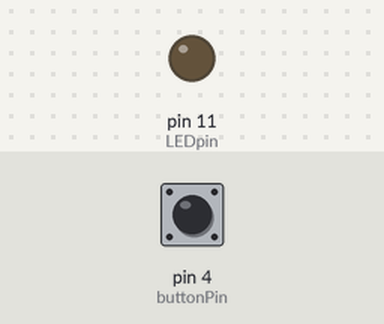
Simulated run of this sketch. Board: Arduino Uno, built with avr-gcc and run on an emulated ATmega328P. Shown: output pins drawn as LEDs (lit = HIGH). Inputs (shaded band) come from the test bench; at power-on: pin 4 (buttonPin) HIGH.

Above: at 1.2 s.
1.3 s: pin 4 (buttonPin) pulled LOW for 0.15 s
At 2.0 s:
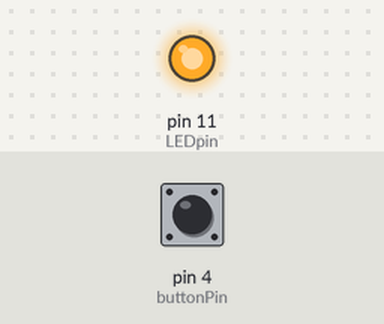
2.9 s: pin 4 (buttonPin) pulled LOW for 1 s
At 4.5 s:
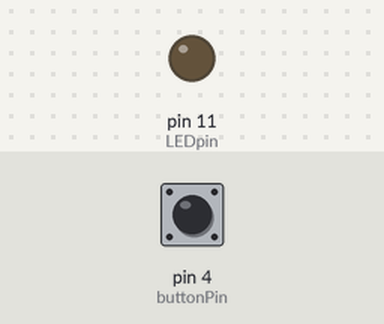
5.4 s: pin 4 (buttonPin) pulled LOW for 3.2 s
At 9.3 s:
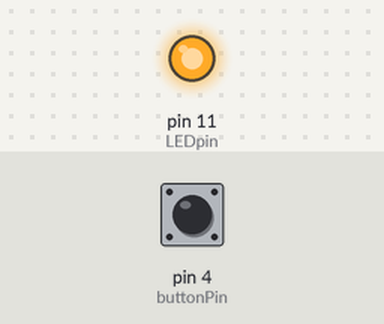
Timing chart, 0 to 10.8 s (numbered marks = the images above; inputs shaded):
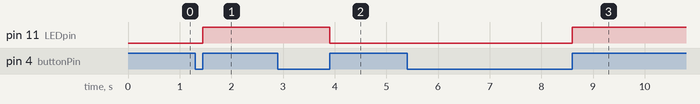

Measured:
- after the input at 1.3 s, pin 11 (LEDpin): LOW → HIGH after 0.15 s
- after the input at 2.9 s, pin 11 (LEDpin): HIGH → LOW after 1.0 s
- after the input at 5.4 s, pin 11 (LEDpin): LOW → HIGH after 3.2 s

The sketch:

First_push_button.ino
```cpp
int LEDstate = 0;
int LEDpin = 11;
int buttonPin = 4;

int buttonNew;
int buttonOld = 1;


void setup()
{
  pinMode(LEDpin, OUTPUT);
  pinMode(buttonPin, INPUT);
  pinMode(buttonPin, INPUT_PULLUP);

  Serial.begin(9600);
  }

void loop()
{
  buttonNew = digitalRead(buttonPin);

  if (buttonOld == 0 & buttonNew == 1){
    if (LEDstate ==0){
      digitalWrite(LEDpin, HIGH);
      LEDstate = 1;
      }
    else{
      digitalWrite(LEDpin, LOW);
      LEDstate=0;
      }
  }

  buttonOld = buttonNew;
}
```
